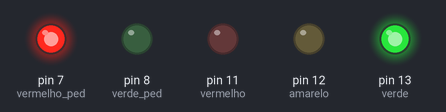
Simulated run of this sketch. Board: Arduino Uno, built with avr-gcc and run on an emulated ATmega328P. Shown: output pins drawn as LEDs (lit = HIGH).

Above: at 2.0 s.
At 5.0 s:
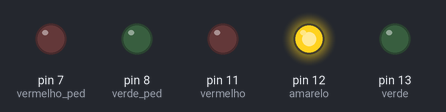
At 7.0 s:
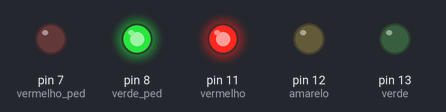
Timing chart, 0 to 10.4 s (numbered marks = the images above):
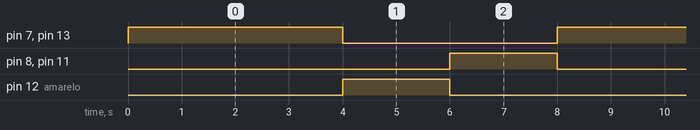

Measured:
- by itself, pin 7 (vermelho_ped), pin 13 (verde): alternates HIGH for 4.0 s and LOW for 4.0 s
- by itself, pin 8 (verde_ped), pin 11 (vermelho), pin 12 (amarelo): alternates HIGH for 2.0 s and LOW for 6.0 s
- by itself, everything shown: repeats every 8.0 s, in 4 steps

The sketch:

Semaforo.ino
```cpp
//Semáforo
int verde = 13;
int amarelo = 12;
int vermelho = 11;
int verde_ped = 8;
int vermelho_ped = 7;

// the setup function runs once when you press reset or power the board
void setup() {
  // initialize digital pin LED_BUILTIN as an output.
  pinMode(verde, OUTPUT);
  pinMode(amarelo, OUTPUT);
  pinMode(vermelho, OUTPUT);
  pinMode(verde_ped, OUTPUT);
  pinMode(vermelho_ped, OUTPUT);
}

// the loop function runs over and over again forever
void loop() {
  digitalWrite(verde, HIGH);
  digitalWrite(vermelho_ped, HIGH);
  delay(4000);
  digitalWrite(verde, LOW);
  digitalWrite(vermelho_ped, LOW);
  digitalWrite(amarelo, HIGH);
  delay(2000);
  digitalWrite(amarelo, LOW);
  digitalWrite(vermelho, HIGH);
  digitalWrite(verde_ped, HIGH);
  delay(2000);
  digitalWrite(vermelho, LOW);
  digitalWrite(verde_ped, LOW);
  digitalWrite(verde, HIGH);
}
```
